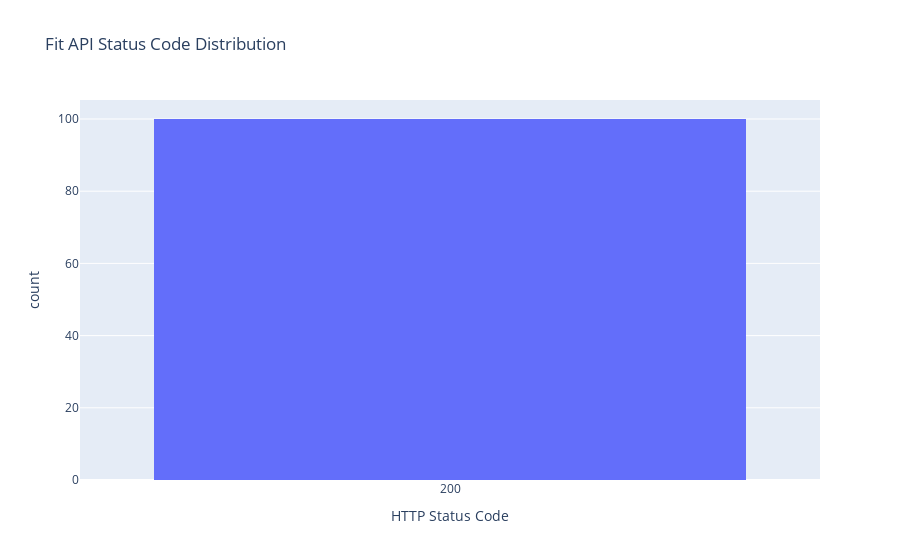

Here is the notebook cell this chart was saved with:
### Code cell
# Fit API status code distribution
df_status_df = df.fillna({"status_code": -1}).copy()
df_status_df["status_code"] = df_status_df["status_code"].astype(int).astype(str)

fig_status = px.histogram(
    df_status_df,
    x="status_code",
    title="Fit API Status Code Distribution",
    labels={"status_code": "HTTP Status Code"},
)

fig_status.show()

### Figure 1 — Plotly figure (JSON) as saved in the notebook; plotly's stock layout.template omitted (floating-point values rounded to 4 significant figures)
{"data": [{"alignmentgroup": "True", "bingroup": "x", "hovertemplate": "HTTP Status Code=%{x}<br>count=%{y}<extra></extra>", "legendgroup": "", "marker": {"color": "#636efa", "pattern": {"shape": ""}}, "name": "", "offsetgroup": "", "orientation": "v", "showlegend": false, "type": "histogram", "x": ["200", "200", "200", "200", "200", "200", "200", "200", "200", "200", "200", "200", "200", "200", "200", "200", "200", "200", "200", "200", "200", "200", "200", "200", "200", "200", "200", "200", "200", "200", "200", "200", "200", "200", "200", "200", "200", "200", "200", "200", "200", "200", "200", "200", "200", "200", "200", "200", "200", "200", "200", "200", "200", "200", "200", "200", "200", "200", "200", "200", "200", "200", "200", "200", "200", "200", "200", "200", "200", "200", "200", "200", "200", "200", "200", "200", "200", "200", "200", "200", "200", "200", "200", "200", "200", "200", "200", "200", "200", "200", "200", "200", "200", "200", "200", "200", "200", "200", "200", "200"], "xaxis": "x", "yaxis": "y"}], "layout": {"barmode": "relative", "legend": {"tracegroupgap": 0}, "title": {"text": "Fit API Status Code Distribution"}, "xaxis": {"anchor": "y", "domain": [0, 1], "title": {"text": "HTTP Status Code"}}, "yaxis": {"anchor": "x", "domain": [0, 1], "title": {"text": "count"}}}}
